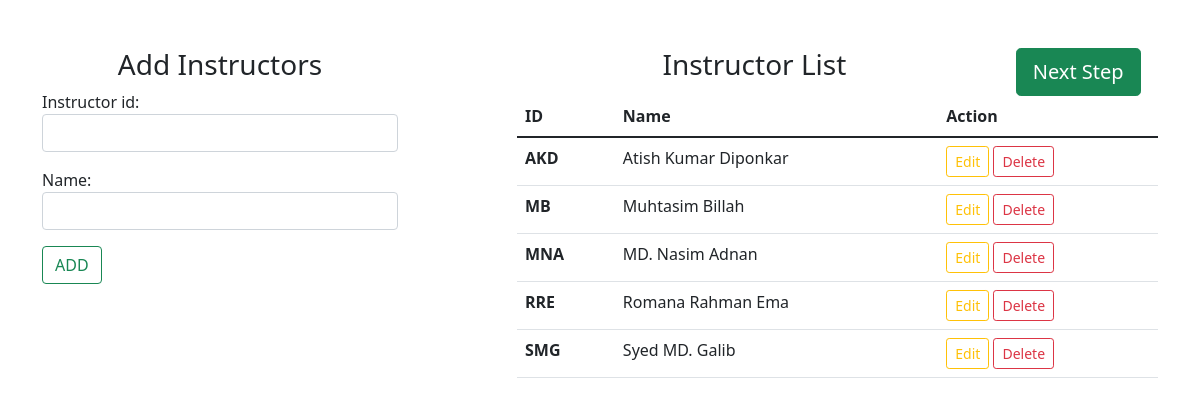
/addInstructors/, run on the app's committed database.
### routineGen/models.py (models this page shows, shortened)
class Instructor(models.Model):
    instructor_id = models.CharField(max_length=9, primary_key=True)
    name = models.CharField(max_length=40)
    class Meta:
        ordering = ['instructor_id']

### routineGen/views.py (the view)
# urls.py: path('addInstructors/', views.addInstructors, name='addInstructors'),
def addInstructors(request):
    form = InstructorForm(request.POST or None)
    if form.is_valid():
        form.save()
        form = InstructorForm()
    instructors = Instructor.objects.all()
    context = {
        'form' : form,
        'instructors' : instructors,
    }
    return render(request, 'routineGen/addInstructors.html', context)

### routineGen/forms.py
class InstructorForm(forms.ModelForm):
    class Meta:
        model = Instructor
        fields = [
            'instructor_id',
            'name',
        ]
        widgets = {
            'instructor_id' : forms.TextInput(attrs={'class':'form-control'}),
            'name' : forms.TextInput(attrs={'class':'form-control'}),
        }

### templates/routineGen/addInstructors.html (shortened to what this page needs)
{% extends "base.html" %}
{% block content %}
<div class="row">
    <div class="col-sm-4">
        <h3 class="text-center">Add Instructors</h3>
        <form action="" method="POST">
            {{ form.as_p }}
            <input class="btn btn-outline-success" type="submit" value="ADD">
        </form>
    </div>
    <div class="col-sm-7 offset-1">
        <div class="row">
            <div class="col-sm-9">
                <h3 class="text-center">Instructor List</h3>
            </div>
            <div class="col-sm-3">
                <a class="btn btn-success btn-lg" href="{% url 'addRooms' %}" role="button">Next Step</a>
            </div>
        </div>
        {% if instructors %}
            <table class="table table-hover">
                <thead>
                    <tr>
                        <th scope="col">ID</th>
                        <th scope="col">Name</th>
                        <th scope="col">Action</th>
                    </tr>
                </thead>
                <tbody>
                    {% for ins in instructors %}
                    <tr>
                        <th scope="row">{{ins.instructor_id}}</th>
                        <td scope="row">{{ins.name}}</td>
                        <td scope="row">
                            <a class="btn btn-outline-warning btn-sm" href="{% url 'editInstructors' ins.instructor_id %}" role="button">Edit</a>
                            <form action="{% url 'deleteInstructors' ins.instructor_id %}" method="POST" class="d-inline">
                                <input class="btn btn-outline-danger btn-sm" type="submit" value="Delete">
                            </form>
                        </td>
                    </tr>
                    {% endfor %}
                </tbody>
            </table>
        {% else %}
            <h5>Please add instructor first</h5>
        {% endif %}
    </div>
</div>
{% endblock %}

### data on the page
Instructor: instructor_id "AKD", name "Atish Kumar Diponkar"
Instructor: instructor_id "MB", name "Muhtasim Billah"
Instructor: instructor_id "MNA", name "MD. Nasim Adnan"
Instructor: instructor_id "RRE", name "Romana Rahman Ema"
Instructor: instructor_id "SMG", name "Syed MD. Galib"
